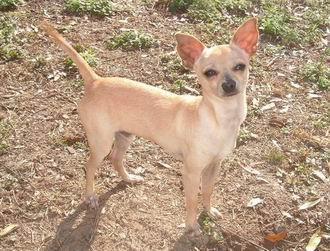
#> input picture dog_images/n02085620-Chihuahua/n02085620_2479.jpg, 330 x 251 px; its folder holds only this picture in this run
$ python process.py
#> lines starting #> are read from the running program, lines starting #| are printed output that depends on the picture; after the words box and inside, x2 and y2 are one past the last pixel; in counts of white or black regions, pixels touching at a corner belong together
import os
import numpy as np
from scipy import ndimage
import matplotlib.pyplot as plt
import imageio

def generate_sketch(input_path, output_dir, sigma=3, threshold=5, black_threshold=190):
    """
    Process an image to generate a sketch effect and save it to the specified directory.

    Parameters:
        input_path (str): Path to the input image.
        output_dir (str): Directory where the output sketch will be saved.
        sigma (float): Sigma for Gaussian smoothing. Default is 2.
        threshold (float): Threshold for edge detection. Default is 50.
        black_threshold (float): Threshold for turning shades of grey to black. Default is 200.
    """
#> called with output_dir = 'output_sketches', sigma = 2.5, threshold = 60, black_threshold = 200
    # Load the image
    image = imageio.imread(input_path, mode='F')
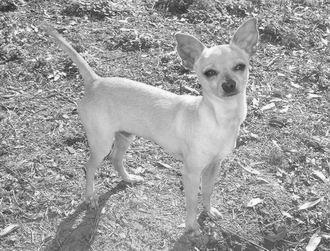
#> image: shape (251, 330) float32; min 16.6, max 253.7, mean 158.3
    # Apply Gaussian filter with specified sigma for smoothing
    smoothed_image = ndimage.gaussian_filter(image, sigma=sigma)
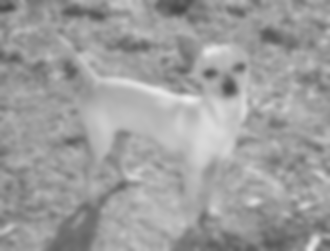
#> smoothed_image: shape (251, 330) float32; min 72.34, max 236.9, mean 158.3
    # Apply Sobel filter in both x and y directions, and combine
    sobel_combined = np.hypot(ndimage.sobel(smoothed_image, axis=0), ndimage.sobel(smoothed_image, axis=1))
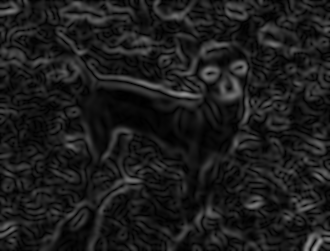
#> sobel_combined: shape (251, 330) float32; min 0.0832, max 163, mean 28.4
    # Apply a threshold to enhance edges (you can adjust the threshold value)
    sobel_combined[sobel_combined < threshold] = 0
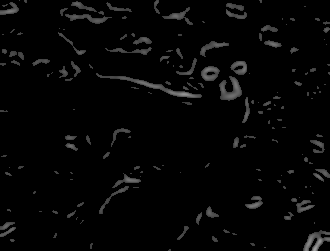
#> sobel_combined: shape (251, 330) float32; min 0, max 163, mean 5.6
    # Invert the image to get a sketch effect
    sketch = 255 - sobel_combined  # Inverting the colors
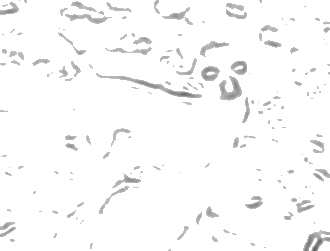
#> sketch: shape (251, 330) float32; min 91.97, max 255, mean 249.4
    # Turn shades of grey past the black_threshold to black
    sketch[sketch < black_threshold] = 0
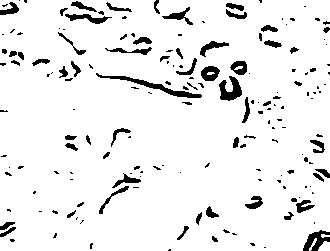
#> sketch: shape (251, 330) float32; 92.6% white; 174 black regions (111 under 20 px), largest, box (x1, y1, x2, y2) and area: (96, 73, 202, 98) 453, (219, 76, 242, 101) 331, (303, 230, 330, 251) 304
    # Ensure the output directory exists
    os.makedirs(output_dir, exist_ok=True)
    # Create the output file path with a unique identifier
    base_name = os.path.basename(input_path).replace('.jpg', '')
    output_path = os.path.join(output_dir, f"{base_name}_sketch.jpg")
    # Save the sketch as an image
    plt.imsave(output_path, sketch, cmap='gray')
    print(f"Sketch saved to {output_path}")

def process_directory(input_dir, output_dir, sigma=2.5, threshold=60, black_threshold=200):
    """
    Process all images in the input directory to generate sketches and save them to the output directory.

    Parameters:
        input_dir (str): Directory containing input images.
        output_dir (str): Directory where the output sketches will be saved.
        sigma (float): Sigma for Gaussian smoothing. Default is 23.
        threshold (float): Threshold for edge detection. Default is 5.
        black_threshold (float): Threshold for turning shades of grey to black. Default is 190.
    """
    for filename in os.listdir(input_dir):
        if filename.endswith('.jpg'):
            input_path = os.path.join(input_dir, filename)
            generate_sketch(input_path, output_dir, sigma, threshold, black_threshold)

# Example usage
process_directory('dog_images/n02085620-Chihuahua', 'output_sketches')
